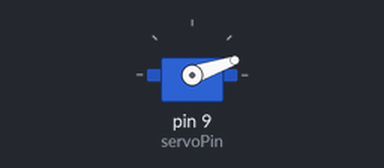
This sketch was run on a simulated Arduino Uno, built with avr-gcc and run on an emulated ATmega328P. On the bench: servo.

Above: at 0.05 s.
At 0.2 s:
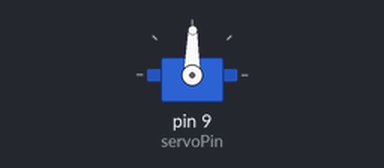
At 0.4 s:
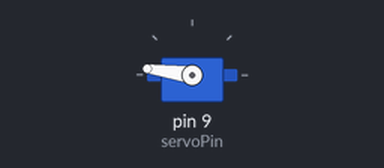
At 0.75 s:
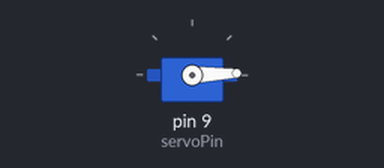
Timing chart, 0 to 3.0 s (numbered marks = the images above):
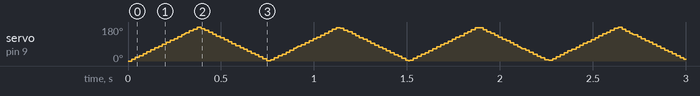

The sketch:

2024-04-23.ino
```cpp
// 서브 모터
// #include <Servo.h>
// Servo myservo;
// int pos=0;
// int servoPin=6;

// void setup() {
//   // put your setup code here, to run once:
//   pinMode(servoPin,OUTPUT);
//   myservo.attach(6);

// }

// void loop() {
//   // put your main code here, to run repeatedly:
//   for (pos = 0; pos <=180; pos+=1)
//   {
//     myservo.write(pos);
//     delay(100);
//   }
//   for (pos = 180; pos >= 0; pos -= 1)
//   {
//     myservo.write(pos);
//     delay(100);
//   }

// }

//가변저항
// int LED = 9;
// void setup(){
//   Serial.begin(9600);
//   pinMode(LED,OUTPUT);
// }
// void loop(){
//   int val = analogRead(A5)/4;
//   Serial.println(val);
//   analogWrite(LED,val);
// }

//가변저항 + 서브모터
// #include <Servo.h>
// Servo myservo;
// int pos=0;
// int servoPin=6;
// void setup(){
//   Serial.begin(9600);
//   pinMode(servoPin,OUTPUT);
// }
// void loop(){
//   int val = analogRead(A5)/4;
//   Serial.println(val);
//   analogWrite(servoPin,val);
// }

//SETP MOTOR
// #include <Stepper.h>
// const int stepsPerRevolution = 2048;
// Stepper myStepper(stepsPerRevolution, 8,10,9,11);
// void setup() {
//   myStepper.setSpeed(10);
// }
// void loop() {
//   myStepper.step(stepsPerRevolution);
//   delay(500);
//   myStepper.step(-stepsPerRevolution);
//   delay(500);
// }

//온습도센서
// #include <DHT11.h>
// DTT11 dht11 (2);
// void setup(){
//   Serial.begin(9600);
// }

// void loop() {
//     int temperature = 0;
//     int humidity = 0;

//     // Attempt to read the temperature and humidity values from the DHT11 sensor.
//     int result = dht11.readTemperatureHumidity(temperature, humidity);

//     // Check the results of the readings.
//     // If the reading is successful, print the temperature and humidity values.
//     // If there are errors, print the appropriate error messages.
//     if (result == 0) {
//         Serial.print("Temperature: ");
//         Serial.print(temperature);
//         Serial.print(" °C\tHumidity: ");
//         Serial.print(humidity);
//         Serial.println(" %");
//     } else {
//         // Print error message based on the error code.
//         Serial.println(DHT11::getErrorString(result));
//     }
// }

//인체감지센서
// int LED = 2;
// int sensor = 7;
// int value = 0;
// void setup(){
//   pinMode(LED,OUTPUT);
//   pinMode(sensor,INPUT);
// }
// void loop(){
//   value = digitalRead(sensor);
//   if(value == HIGH)
//   {
//     digitalWrite(LED,HIGH);
//   }
//   else
//   {
//     digitalWrite(LED,LOW);
//   }
// }
// int photocellPin = A0;
// int val = 0;
// int ledPin = 13;
// int in2 = 5;
// void setup(){
//   pinMode(ledPin,OUTPUT);
//   pinMode(photocellPin,INPUT);
//   pinMode(in2,OUTPUT);
//   Serial.begin(9600);

// }
// void loop(){
//   val = analogRead(photocellPin);
//   Serial.println(val);
//   if(val>=600){
//     digitalWrite(ledPin, HIGH);
//   }
//   else{
//     digitalWrite(ledPin, LOW);
//   }
//   delay(100);
// }
// int echoPin = 8;
// int trigPin = 9;
// void setup(){
//   pinMode(7,OUTPUT);
//   pinMode(6,OUTPUT);
//   pinMode(5,OUTPUT);
//   pinMode(trigPin, OUTPUT);
//   Serial.begin(9600);
//   pinMode(echoPin, INPUT);
// }
// void loop(){
//   digitalWrite(trigPin,LOW);
//   //digitalWrite(echoPin, LOW);
//   delayMicroseconds(2);
//   digitalWrite(trigPin,HIGH);
//   delayMicroseconds(5);
//   digitalWrite(trigPin,LOW);
//   //delayMicroseconds(2);


//   double duration = pulseIn(echoPin,HIGH);
//   double cm = duration * 340 / 10000 / 2;
//   Serial.print(cm);
//   Serial.println("cm");
//   if (cm < 20){
//     digitalWrite(7,HIGH);
//     digitalWrite(6,LOW);
//     digitalWrite(5,LOW);
//   }
//   else if (cm < 60){
//     digitalWrite(7,LOW);
//     digitalWrite(6,HIGH);
//     digitalWrite(5,LOW);
//   }
//   else{
//     digitalWrite(7,LOW);
//     digitalWrite(6,LOW);
//     digitalWrite(5,HIGH);
//   }
//   delay(100);
// }


// #include <Servo.h>
// Servo myservo;
// int pos=0;
// int servoPin=9;


// int c1 = A0;
// int c2 = A1;
// int c3 = A2;

// int led1 = 1;
// int led2 = 2;
// int led3 = 3;
// void setup() {
//   pinMode(led1, OUTPUT);
//   pinMode(led2, OUTPUT);
//   pinMode(led3, OUTPUT);
//   pinMode(servoPin,OUTPUT);
//   myservo.attach(9);
// }

// void loop() {
//   int cdsVal1 = analogRead(c1);
//   int cdsVal2 = analogRead(c2);
//   int cdsVal3 = analogRead(c3);


//   // Serial.print("c3 =  ");
//   // Serial.println(cdsVal3);

//   if (cdsVal1 > 220) {
//     digitalWrite(led1, HIGH);
//   }
//   else {
//     digitalWrite(led1, LOW);
//   }

//   if (cdsVal2 > 220) {
//     digitalWrite(led2, HIGH);
//   }
//   else {
//     digitalWrite(led2, LOW);
//   }

//   if (cdsVal3 > 220) {
//     digitalWrite(led3, HIGH);

//   }
//   else {
//     digitalWrite(led3, LOW);
//   }

//   if (digitalRead(led1)==HIGH && digitalRead(led2)==HIGH && digitalRead(led3)==HIGH )
//   {

//     for (pos = 0; pos <=270; pos+=1)
//     {
//       myservo.write(pos);
//       delay(10);
//     }
//     // if(pos == 0);
//     //   pos += 1;
//     //   if(pos == 270);
//     //   pos = 270;

//   }

// }


// //서브 모터
#include <Servo.h>
Servo myservo;
int pos=0;
int servoPin=9;
void setup() {
  // put your setup code here, to run once:
  pinMode(servoPin,OUTPUT);
  myservo.attach(9);

}

void loop() {
  // put your main code here, to run repeatedly:
  for (pos = 0; pos <=180; pos+=1)
  {
    myservo.write(pos);
    delay(2);
  }
  for (pos = 180; pos >= 0; pos -= 1)
  {
    myservo.write(pos);
    delay(2);
  }
}
```
